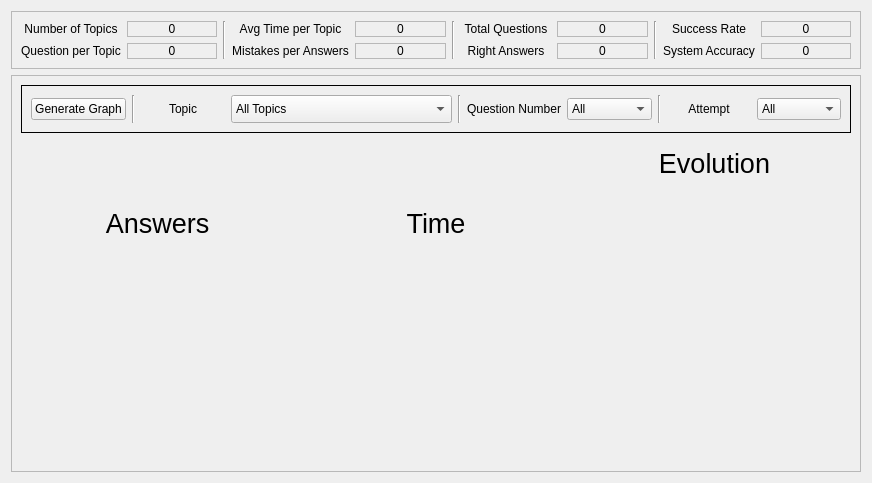
          <widget class="QWidget" name="tab_12">
           <attribute name="title">
            <string>Information</string>
           </attribute>
           <layout class="QVBoxLayout" name="verticalLayout_19">
            <item>
             <widget class="QFrame" name="frame_81">
              <property name="frameShape">
               <enum>QFrame::StyledPanel</enum>
              </property>
              <property name="frameShadow">
               <enum>QFrame::Raised</enum>
              </property>
              <layout class="QGridLayout" name="gridLayout_59">
               <item row="0" column="0">
                <widget class="QLabel" name="label_216">
                 <property name="text">
                  <string>Number of Topics</string>
                 </property>
                 <property name="alignment">
                  <set>Qt::AlignCenter</set>
                 </property>
                </widget>
               </item>
               <item row="0" column="1">
                <widget class="QLabel" name="label_218">
                 <property name="frameShape">
                  <enum>QFrame::StyledPanel</enum>
                 </property>
                 <property name="text">
                  <string>0</string>
                 </property>
                 <property name="alignment">
                  <set>Qt::AlignCenter</set>
                 </property>
                </widget>
               </item>
               <item row="0" column="2" rowspan="2">
                <widget class="Line" name="line_21">
                 <property name="orientation">
                  <enum>Qt::Vertical</enum>
                 </property>
                </widget>
               </item>
               <item row="0" column="3">
                <widget class="QLabel" name="label_223">
                 <property name="layoutDirection">
                  <enum>Qt::LeftToRight</enum>
                 </property>
                 <property name="text">
                  <string>Avg Time per Topic</string>
                 </property>
                 <property name="alignment">
                  <set>Qt::AlignCenter</set>
                 </property>
                </widget>
               </item>
               <item row="0" column="4">
                <widget class="QLabel" name="label_220">
                 <property name="frameShape">
                  <enum>QFrame::StyledPanel</enum>
                 </property>
                 <property name="text">
                  <string>0</string>
                 </property>
                 <property name="alignment">
                  <set>Qt::AlignCenter</set>
                 </property>
                </widget>
               </item>
               <item row="0" column="5" rowspan="2">
                <widget class="Line" name="line_23">
                 <property name="orientation">
                  <enum>Qt::Vertical</enum>
                 </property>
                </widget>
               </item>
               <item row="0" column="6">
                <widget class="QLabel" name="label_215">
                 <property name="text">
                  <string>Total Questions</string>
                 </property>
                 <property name="alignment">
                  <set>Qt::AlignCenter</set>
                 </property>
                </widget>
               </item>
               <item row="0" column="7">
                <widget class="QLabel" name="label_226">
                 <property name="frameShape">
                  <enum>QFrame::StyledPanel</enum>
                 </property>
                 <property name="text">
                  <string>0</string>
                 </property>
                 <property name="alignment">
                  <set>Qt::AlignCenter</set>
                 </property>
                </widget>
               </item>
               <item row="0" column="8" rowspan="2">
                <widget class="Line" name="line_22">
                 <property name="orientation">
                  <enum>Qt::Vertical</enum>
                 </property>
                </widget>
               </item>
               <item row="0" column="9">
                <widget class="QLabel" name="label_224">
                 <property name="text">
                  <string>Success Rate</string>
                 </property>
                 <property name="alignment">
                  <set>Qt::AlignCenter</set>
                 </property>
                </widget>
               </item>
               <item row="0" column="10">
                <widget class="QLabel" name="label_213">
                 <property name="frameShape">
                  <enum>QFrame::StyledPanel</enum>
                 </property>
                 <property name="text">
                  <string>0</string>
                 </property>
                 <property name="alignment">
                  <set>Qt::AlignCenter</set>
                 </property>
                </widget>
               </item>
               <item row="1" column="0">
                <widget class="QLabel" name="label_212">
                 <property name="text">
                  <string>Question per Topic</string>
                 </property>
                 <property name="alignment">
                  <set>Qt::AlignCenter</set>
                 </property>
                </widget>
               </item>
               <item row="1" column="1">
                <widget class="QLabel" name="label_211">
                 <property name="frameShape">
                  <enum>QFrame::StyledPanel</enum>
                 </property>
                 <property name="text">
                  <string>0</string>
                 </property>
                 <property name="alignment">
                  <set>Qt::AlignCenter</set>
                 </property>
                </widget>
               </item>
               <item row="1" column="3">
                <widget class="QLabel" name="label_222">
                 <property name="text">
                  <string>Mistakes per Answers</string>
                 </property>
                 <property name="alignment">
                  <set>Qt::AlignCenter</set>
                 </property>
                </widget>
               </item>
               <item row="1" column="4">
                <widget class="QLabel" name="label_225">
                 <property name="frameShape">
                  <enum>QFrame::StyledPanel</enum>
                 </property>
                 <property name="text">
                  <string>0</string>
                 </property>
                 <property name="alignment">
                  <set>Qt::AlignCenter</set>
                 </property>
                </widget>
               </item>
               <item row="1" column="6">
                <widget class="QLabel" name="label_217">
                 <property name="text">
                  <string>Right Answers</string>
                 </property>
                 <property name="alignment">
                  <set>Qt::AlignCenter</set>
                 </property>
                </widget>
               </item>
               <item row="1" column="7">
                <widget class="QLabel" name="label_219">
                 <property name="frameShape">
                  <enum>QFrame::StyledPanel</enum>
                 </property>
                 <property name="text">
                  <string>0</string>
                 </property>
                 <property name="alignment">
                  <set>Qt::AlignCenter</set>
                 </property>
                </widget>
               </item>
               <item row="1" column="9">
                <widget class="QLabel" name="label_221">
                 <property name="text">
                  <string>System Accuracy</string>
                 </property>
                 <property name="alignment">
                  <set>Qt::AlignCenter</set>
                 </property>
                </widget>
               </item>
               <item row="1" column="10">
                <widget class="QLabel" name="label_214">
                 <property name="frameShape">
                  <enum>QFrame::StyledPanel</enum>
                 </property>
                 <property name="text">
                  <string>0</string>
                 </property>
                 <property name="alignment">
                  <set>Qt::AlignCenter</set>
                 </property>
                </widget>
               </item>
              </layout>
             </widget>
            </item>
            <item>
             <widget class="QFrame" name="frame_19">
              <property name="frameShape">
               <enum>QFrame::StyledPanel</enum>
              </property>
              <property name="frameShadow">
               <enum>QFrame::Raised</enum>
              </property>
              <layout class="QGridLayout" name="gridLayout_66">
               <item row="0" column="0" colspan="3">
                <widget class="QFrame" name="horizontalFrame_2">
                 <property name="frameShape">
                  <enum>QFrame::Panel</enum>
                 </property>
                 <layout class="QHBoxLayout" name="horizontalLayout_18">
                  <item>
                   <widget class="QPushButton" name="eval_generate_graph">
                    <property name="text">
                     <string>Generate Graph</string>
                    </property>
                   </widget>
                  </item>
                  <item>
                   <widget class="Line" name="line_20">
                    <property name="orientation">
                     <enum>Qt::Vertical</enum>
                    </property>
                   </widget>
                  </item>
                  <item>
                   <widget class="QLabel" name="label_166">
                    <property name="text">
                     <string>Topic</string>
                    </property>
                    <property name="alignment">
                     <set>Qt::AlignCenter</set>
                    </property>
                   </widget>
                  </item>
                  <item>
                   <widget class="QComboBox" name="eval_subject_comboBox_2">
                    <property name="minimumSize">
                     <size>
                      <width>221</width>
                      <height>28</height>
                     </size>
                    </property>
                    <property name="editable">
                     <bool>false</bool>
                    </property>
                    <item>
                     <property name="text">
                      <string>All Topics</string>
                     </property>
                    </item>
                   </widget>
                  </item>
                  <item>
                   <widget class="Line" name="line_18">
                    <property name="orientation">
                     <enum>Qt::Vertical</enum>
                    </property>
                   </widget>
                  </item>
                  <item>
                   <widget class="QLabel" name="label_195">
                    <property name="text">
                     <string>Question Number</string>
                    </property>
                    <property name="alignment">
                     <set>Qt::AlignCenter</set>
                    </property>
                   </widget>
                  </item>
                  <item>
                   <widget class="QComboBox" name="comboBox_8">
                    <item>
                     <property name="text">
                      <string>All</string>
                     </property>
                    </item>
                   </widget>
                  </item>
                  <item>
                   <widget class="Line" name="line_19">
                    <property name="orientation">
                     <enum>Qt::Vertical</enum>
                    </property>
                   </widget>
                  </item>
                  <item>
                   <widget class="QLabel" name="label_196">
                    <property name="text">
                     <string>Attempt</string>
                    </property>
                    <property name="alignment">
                     <set>Qt::AlignCenter</set>
                    </property>
                   </widget>
                  </item>
                  <item>
                   <widget class="QComboBox" name="comboBox_10">
                    <item>
                     <property name="text">
                      <string>All</string>
                     </property>
                    </item>
                   </widget>
                  </item>
                 </layout>
                </widget>
               </item>
               <item row="1" column="0">
                <widget class="QWidget" name="widget" native="true">
                 <property name="minimumSize">
                  <size>
                   <width>273</width>
                   <height>323</height>
                  </size>
                 </property>
                 <property name="maximumSize">
                  <size>
                   <width>273</width>
                   <height>323</height>
                  </size>
                 </property>
                 <layout class="QVBoxLayout" name="verticalLayout_21">
                  <item>
                   <widget class="QLabel" name="label_109">
                    <property name="font">
                     <font>
                      <pointsize>20</pointsize>
                     </font>
                    </property>
                    <property name="text">
                     <string>Answers</string>
                    </property>
                    <property name="alignment">
                     <set>Qt::AlignCenter</set>
                    </property>
                   </widget>
                  </item>
                  <item>
                   <widget class="QLabel" name="label_108">
                    <property name="text">
                     <string/>
                    </property>
                    <property name="pixmap">
                     <pixmap resource="imgs.qrc">:/imgs/pie.jpg</pixmap>
                    </property>
                    <property name="scaledContents">
                     <bool>true</bool>
                    </property>
                   </widget>
                  </item>
                 </layout>
                </widget>
               </item>
               <item row="1" column="1">
                <widget class="QWidget" name="widget_3" native="true">
                 <property name="minimumSize">
                  <size>
                   <width>272</width>
                   <height>323</height>
                  </size>
                 </property>
                 <property name="maximumSize">
                  <size>
                   <width>272</width>
                   <height>323</height>
                  </size>
                 </property>
                 <layout class="QVBoxLayout" name="verticalLayout_22">
                  <item>
                   <widget class="QLabel" name="label_167">
                    <property name="font">
                     <font>
                      <pointsize>20</pointsize>
                     </font>
                    </property>
                    <property name="text">
                     <string>Time</string>
                    </property>
                    <property name="alignment">
                     <set>Qt::AlignCenter</set>
                    </property>
                   </widget>
                  </item>
                  <item>
                   <widget class="QLabel" name="label_168">
                    <property name="text">
                     <string/>
                    </property>
                    <property name="pixmap">
                     <pixmap resource="imgs.qrc">:/imgs/graph.png</pixmap>
                    </property>
                    <property name="scaledContents">
                     <bool>true</bool>
                    </property>
                   </widget>
                  </item>
                 </layout>
                </widget>
               </item>
               <item row="1" column="2">
                <widget class="QWidget" name="widget_5" native="true">
                 <property name="minimumSize">
                  <size>
                   <width>273</width>
                   <height>323</height>
                  </size>
                 </property>
                 <property name="maximumSize">
                  <size>
                   <width>273</width>
                   <height>323</height>
                  </size>
                 </property>
                 <layout class="QVBoxLayout" name="verticalLayout_9">
                  <item>
                   <widget class="QLabel" name="label_169">
                    <property name="font">
                     <font>
                      <pointsize>20</pointsize>
                     </font>
                    </property>
                    <property name="text">
                     <string>Evolution</string>
                    </property>
                    <property name="alignment">
                     <set>Qt::AlignCenter</set>
                    </property>
                   </widget>
                  </item>
                  <item>
                   <widget class="QLabel" name="label_170">
                    <property name="minimumSize">
                     <size>
                      <width>255</width>
                      <height>271</height>
                     </size>
                    </property>
                    <property name="maximumSize">
                     <size>
                      <width>255</width>
                      <height>271</height>
                     </size>
                    </property>
                    <property name="text">
                     <string/>
                    </property>
                    <property name="pixmap">
                     <pixmap resource="imgs.qrc">:/imgs/lines.png</pixmap>
                    </property>
                    <property name="scaledContents">
                     <bool>true</bool>
                    </property>
                   </widget>
                  </item>
                 </layout>
                </widget>
               </item>
              </layout>
             </widget>
            </item>
           </layout>
          </widget>
